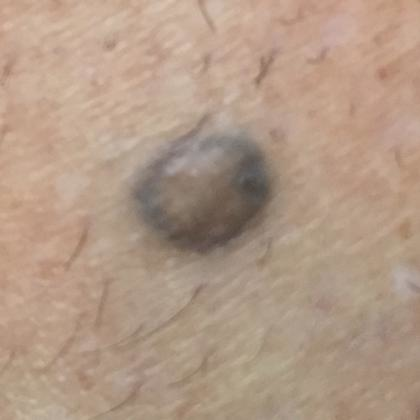
#> input picture test_im.png, 420 x 420 px
$ jupyter execute ac_segm_tester.ipynb
#> lines starting #> are read from the running program, lines starting #| are printed output that depends on the picture
[cell 1]
import numpy as np
import matplotlib.pyplot as plt
from skimage.color import rgb2gray
from skimage.filters import gaussian
from skimage.segmentation import active_contour
from skimage import data

[cell 2]
file_im = 'test_im.png'
im = plt.imread(file_im)
#> im is the input picture: shape (420, 420, 3) float32; mean R, G, B 0.699, 0.602, 0.528
im = rgb2gray(im)
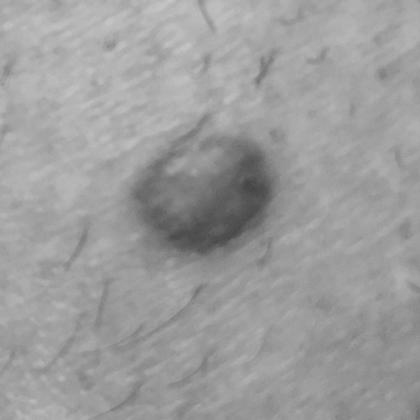
#> im: shape (420, 420) float32; min 0.268, max 0.788, mean 0.618

plt.imshow(im, cmap='gray')

[cell 3]
#Circle
s = np.linspace(0, 2 * np.pi, 200)
r = 200 + 100 * np.sin(s)
c = 200 + 100 * np.cos(s)
init = np.array([r, c]).T

[cell 4]
#Smoothing
im2 = gaussian(im, 3, preserve_range=False)
plt.imshow(im2, cmap='gray')

[cell 5]
#Snake
snake = active_contour(im2, init, w_line=0)
#> snake = 200 pairs, first value 133.1 to 252.7, second value 137.2 to 268.9

[cell 6]
fig, axes = plt.subplots(figsize=(7,7))
axes.imshow(im2, cmap=plt.cm.gray)
axes.plot(init[:, 1], init[:, 0], '--r', lw=3)
axes.plot(snake[:, 1], snake[:, 0], '-b', lw=3)
plt.show()
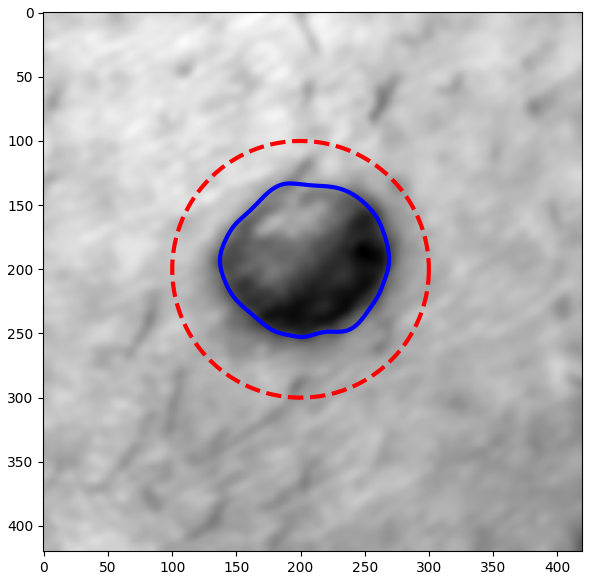
#> figure drawn by matplotlib, 1 panel
